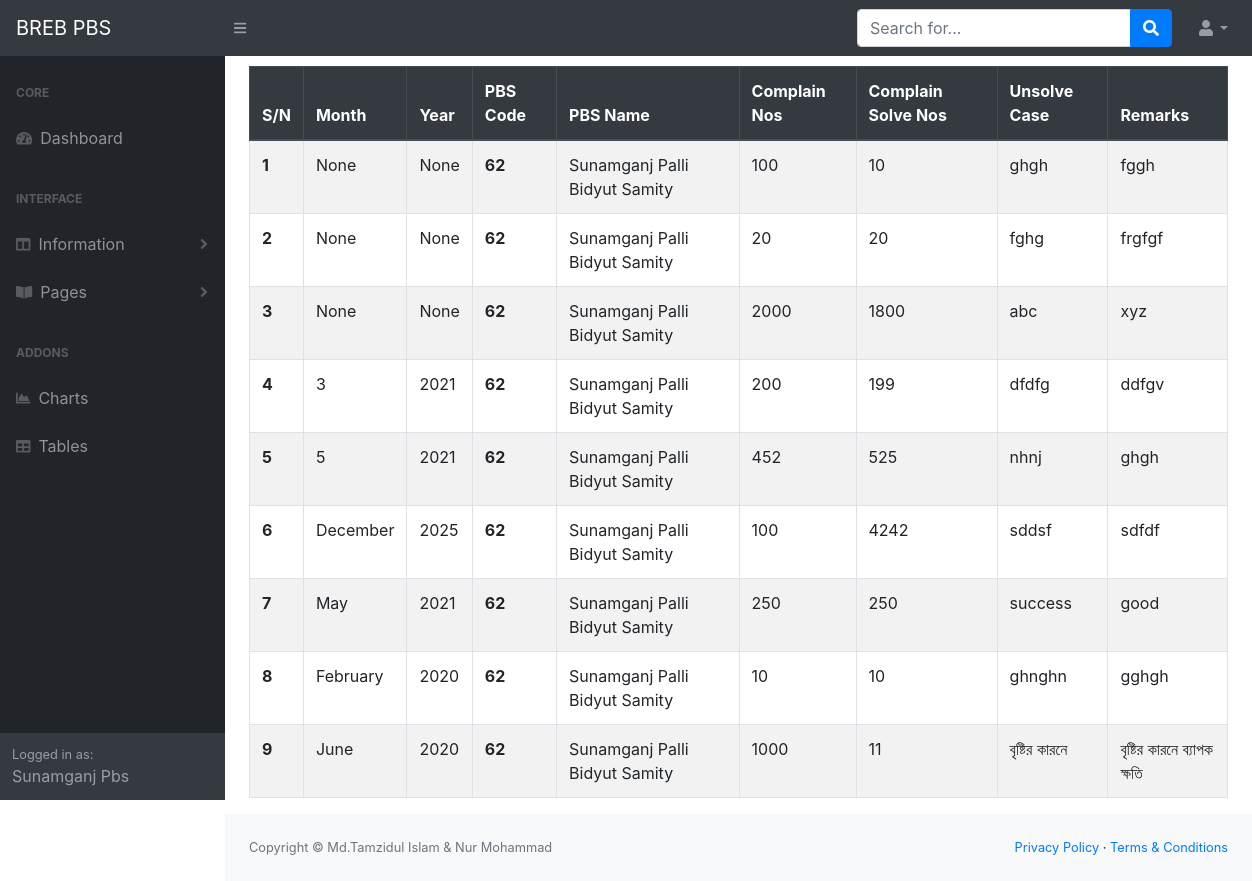
The page /my-berc-info (signed in) on the database as committed earlier.
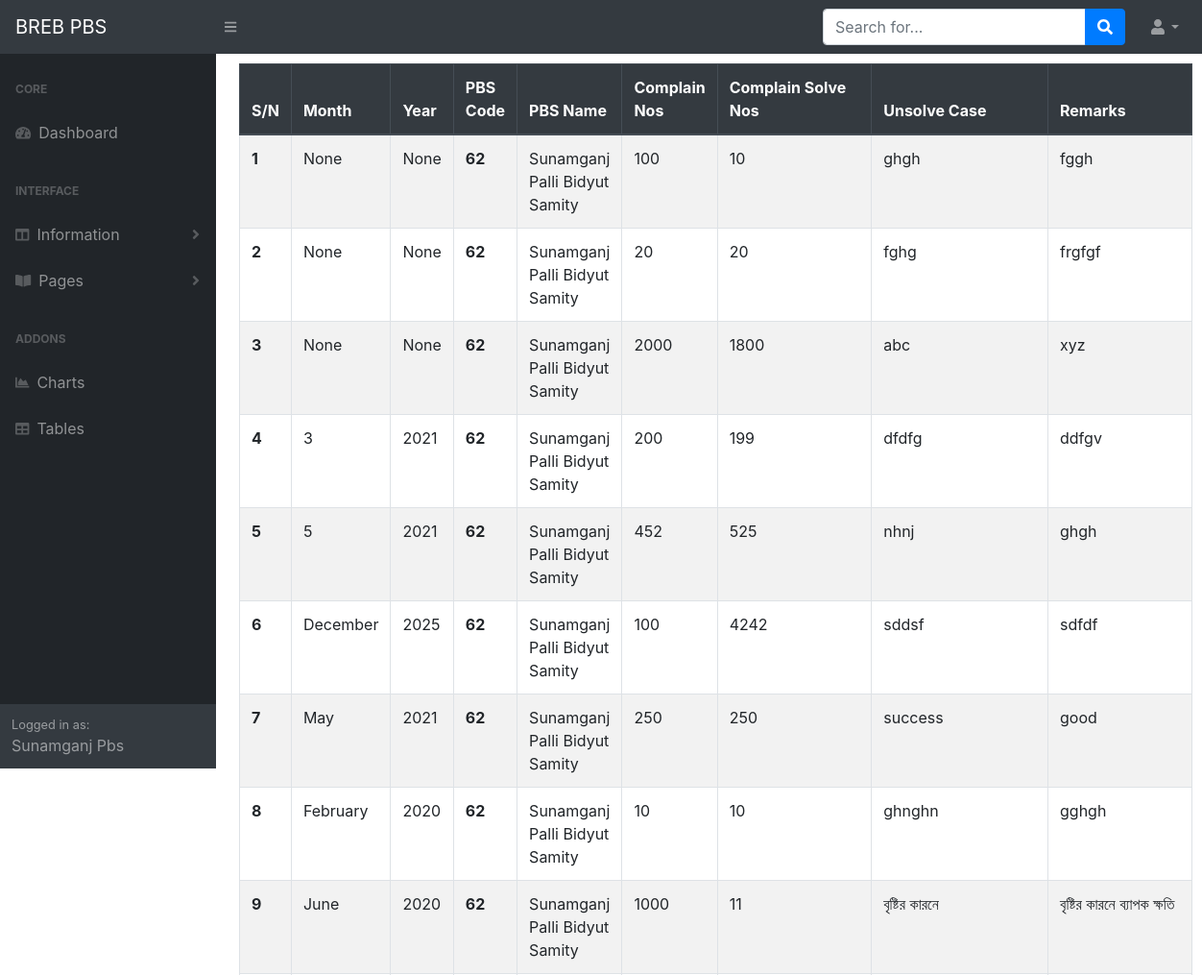
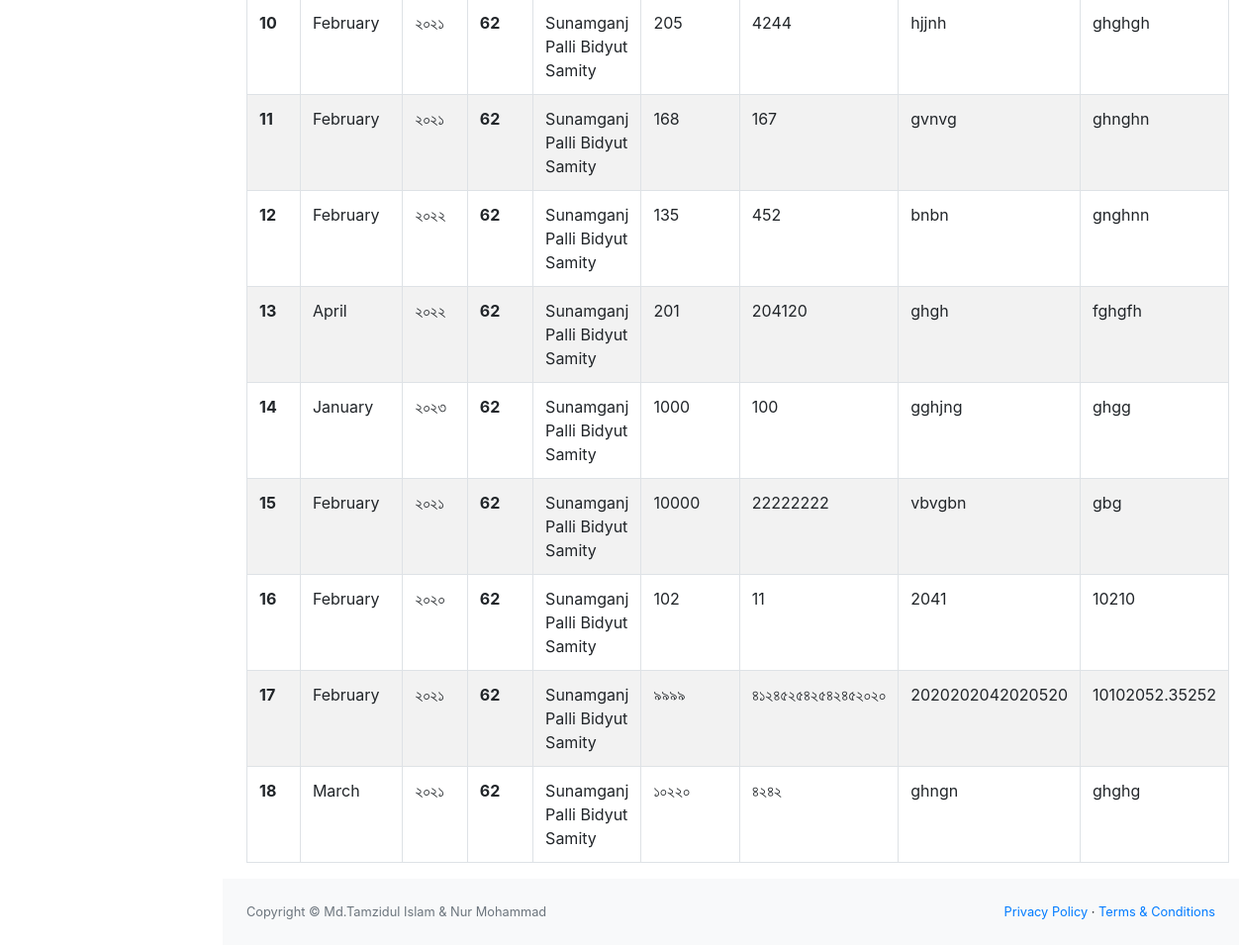
The same page on the database as committed later (2 pictures, top to bottom).
### infoapp/models.py (models this page shows, shortened)
class PbsInfoBERC(models.Model):
    pbs_code=models.IntegerField(blank=True, null=True)
    complain_nos=models.CharField(max_length=250, blank=True, null=True)
    month=models.CharField(max_length=10, blank=True, null=True)
    year=models.CharField(max_length=10,blank=True, null=True)
    complain_solve=models.CharField(max_length=250, blank=True, null=True)
    complain_unsolve_case=models.TextField(max_length=300, blank=True, null=True)
    complain_remark=models.CharField(max_length=200, blank=True, null=True)

class PbsInfo(models.Model):
    user=models.OneToOneField(User, on_delete=models.CASCADE)
    management=models.ForeignKey(ManagementInfo,on_delete=models.CASCADE, blank=True, null=True)
    pbs_name=models.CharField(max_length=50)
    pbs_name_benglai=models.CharField(max_length=50)
    pbs_code=models.IntegerField(blank=True, null= True)
    address=models.TextField(blank=True, null=True)
    mobile_no=models.TextField(blank=True , null=True)

### infoapp/views.py (the view)
# urls.py: path('my-berc-info', my_berc_info , name='my_berc_info'),
def my_berc_info(request):
    current_user=request.user
    user_id=current_user.id
    user_pbs_info=PbsInfo.objects.get(user__pk=user_id)
    pbs_code=user_pbs_info.pbs_code
    my_data=PbsInfoBERC.objects.filter(pbs_code=pbs_code)
    context={'my_data':my_data,'user_pbs_info':user_pbs_info}
    return render(request, 'my_brec_info.html',context)

### templates/my_brec_info.html
{% extends 'base.html'%}
{% block content %}
<div class="container">
    <div class="cow">
        <table class="table table-striped table-bordered" style="margin-top: 10px;">
            <thead class="thead-dark">
              <tr>
                <th scope="col">S/N</th>
                <th scope="col">Month</th>
                <th scope="col">Year</th>
                <th scope="col">PBS Code</th>
                <th scope="col">PBS Name</th>
                <th scope="col">Complain Nos</th>
                <th scope="col">Complain Solve Nos </th>
                <th scope="col">Unsolve Case</th>
                <th scope="col">Remarks</th>
              </tr>
            </thead>
            <tbody>
                {% for my_data in my_data%}
              <tr>
                <th>{{ forloop.counter }}</th>
                <td>{{ my_data.month }}</td>
                <td>{{ my_data.year }}</td>
                <th scope="row">{{ my_data.pbs_code }}</th>
                <td>{{ user_pbs_info.pbs_name }}</td>
                <td>{{ my_data.complain_nos }}</td>
                <td>{{ my_data.complain_solve }}</td>
                <td>{{ my_data.complain_unsolve_case }}</td>
                <td>{{ my_data.complain_remark }}</td>
              </tr>
              {% endfor %}
            </tbody>
        </table>
    </div>
</div>
{% endblock %}

Rows that differ between the two databases and show on the page:
added PbsInfoBERC: month "February", year "২০২১", pbs_code "62", {{ user_pbs_info.pbs_name }} "Sunamganj Palli Bidyut Samity", complain_nos "205", complain_solve "4244", complain_unsolve_case "hjjnh", complain_remark "ghghgh"
added PbsInfoBERC: month "February", year "২০২১", pbs_code "62", {{ user_pbs_info.pbs_name }} "Sunamganj Palli Bidyut Samity", complain_nos "168", complain_solve "167", complain_unsolve_case "gvnvg", complain_remark "ghnghn"
added PbsInfoBERC: month "February", year "২০২২", pbs_code "62", {{ user_pbs_info.pbs_name }} "Sunamganj Palli Bidyut Samity", complain_nos "135", complain_solve "452", complain_unsolve_case "bnbn", complain_remark "gnghnn"
added PbsInfoBERC: month "April", year "২০২২", pbs_code "62", {{ user_pbs_info.pbs_name }} "Sunamganj Palli Bidyut Samity", complain_nos "201", complain_solve "204120", complain_unsolve_case "ghgh", complain_remark "fghgfh"
added PbsInfoBERC: month "January", year "২০২৩", pbs_code "62", {{ user_pbs_info.pbs_name }} "Sunamganj Palli Bidyut Samity", complain_nos "1000", complain_solve "100", complain_unsolve_case "gghjng", complain_remark "ghgg"
added PbsInfoBERC: month "February", year "২০২১", pbs_code "62", {{ user_pbs_info.pbs_name }} "Sunamganj Palli Bidyut Samity", complain_nos "10000", complain_solve "22222222", complain_unsolve_case "vbvgbn", complain_remark "gbg"
added PbsInfoBERC: month "February", year "২০২০", pbs_code "62", {{ user_pbs_info.pbs_name }} "Sunamganj Palli Bidyut Samity", complain_nos "102", complain_solve "11", complain_unsolve_case "2041", complain_remark "10210"
added PbsInfoBERC: month "February", year "২০২১", pbs_code "62", {{ user_pbs_info.pbs_name }} "Sunamganj Palli Bidyut Samity", complain_nos "৯৯৯৯", complain_solve "৪১২৪৫২৫৪২৫৪২৪৫২০২০", complain_unsolve_case "2020202042020520", complain_remark "10102052.35252"
added PbsInfoBERC: month "March", year "২০২১", pbs_code "62", {{ user_pbs_info.pbs_name }} "Sunamganj Palli Bidyut Samity", complain_nos "১০২২০", complain_solve "৪২৪২", complain_unsolve_case "ghngn", complain_remark "ghghg"
